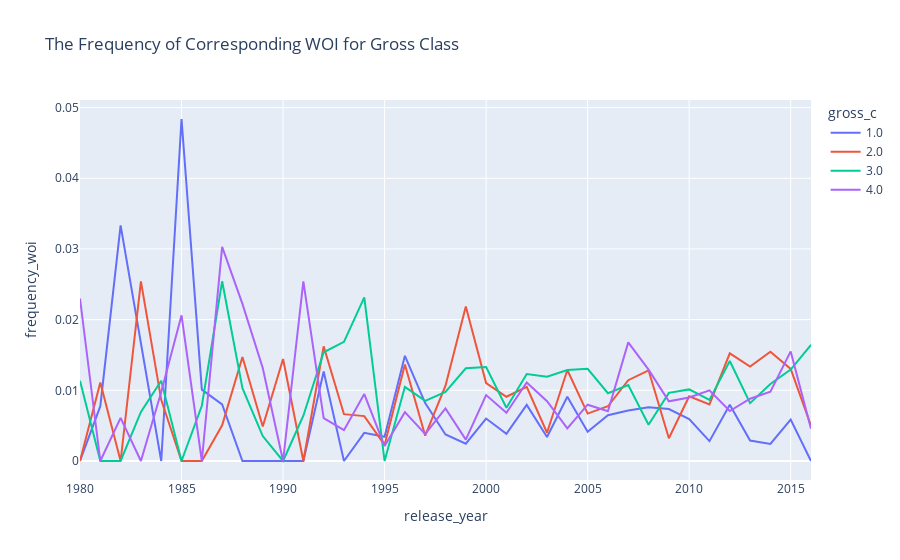

Notebook cell for this chart:
### Markdown cell above
### 3.3) Plot the results using plotly
Before 1980, due to economical and social environment at that time, there are only a few movies, let alone expecting more types of movies. Therefore, we laid our focus on data after 1980. From the plot, we can see that 2000 is a demarcation point, before which the frequencies of defined WOI are higher and more fluctuated. After 2000, the frequency of WOI decreases and stays at a relatively stable position. This difference can be explained by development of the whole movie industry, due to which movie subjects become more and more diversified.  

Also, the plot demonstrates our feature selection that we did not include this frequency of movie topic into our predictive modeling later since the values are very similar.  

*-**Note**: Plot below is a dynamic plot, if you cannot see it in this Jupyter Notebook, please feel free to use our HTML file.*

### Code cell
# frequency of woi over year for different gross class after 1980
grouped_1 = grouped[(grouped['release_year']>=1980)]
fig_1 = px.line(grouped_1, x="release_year", y="frequency_woi", color='gross_c',title='The Frequency of Corresponding WOI for Gross Class')
fig_1.show()

### Figure 1 — Plotly figure (JSON) as saved in the notebook; plotly's stock layout.template omitted (floating-point values rounded to 4 significant figures)
{"data": [{"hovertemplate": "gross_c=1.0<br>release_year=%{x}<br>frequency_woi=%{y}<extra></extra>", "legendgroup": "1.0", "line": {"color": "#636efa", "dash": "solid"}, "mode": "lines", "name": "1.0", "showlegend": true, "type": "scatter", "x": [1980, 1981, 1982, 1984, 1985, 1986, 1987, 1988, 1989, 1990, 1991, 1992, 1993, 1994, 1995, 1996, 1997, 1998, 1999, 2000, 2001, 2002, 2003, 2004, 2005, 2006, 2007, 2008, 2009, 2010, 2011, 2012, 2013, 2014, 2015, 2016], "xaxis": "x", "y": [0, 0.007752, 0.03333, 0, 0.04839, 0.0101, 0.008, 0, 0, 0, 0, 0.01266, 0, 0.003984, 0.003425, 0.01489, 0.008186, 0.003752, 0.002446, 0.006009, 0.003855, 0.007937, 0.003396, 0.009091, 0.004144, 0.006482, 0.007143, 0.007614, 0.007353, 0.005942, 0.002807, 0.007952, 0.002885, 0.002404, 0.005848, 0], "yaxis": "y"}, {"hovertemplate": "gross_c=2.0<br>release_year=%{x}<br>frequency_woi=%{y}<extra></extra>", "legendgroup": "2.0", "line": {"color": "#EF553B", "dash": "solid"}, "mode": "lines", "name": "2.0", "showlegend": true, "type": "scatter", "x": [1980, 1981, 1982, 1983, 1984, 1985, 1986, 1987, 1988, 1989, 1990, 1991, 1992, 1993, 1994, 1995, 1996, 1997, 1998, 1999, 2000, 2001, 2002, 2003, 2004, 2005, 2006, 2007, 2008, 2009, 2010, 2011, 2012, 2013, 2014, 2015, 2016], "xaxis": "x", "y": [0, 0.01111, 0, 0.02542, 0.008658, 0, 0, 0.005051, 0.01471, 0.004878, 0.01442, 0, 0.01622, 0.006623, 0.006349, 0.002278, 0.01364, 0.003578, 0.01066, 0.02185, 0.01103, 0.009091, 0.0105, 0.003995, 0.01288, 0.006706, 0.007743, 0.01143, 0.01283, 0.003223, 0.009164, 0.008009, 0.01523, 0.01335, 0.01546, 0.01303, 0.005], "yaxis": "y"}, {"hovertemplate": "gross_c=3.0<br>release_year=%{x}<br>frequency_woi=%{y}<extra></extra>", "legendgroup": "3.0", "line": {"color": "#00cc96", "dash": "solid"}, "mode": "lines", "name": "3.0", "showlegend": true, "type": "scatter", "x": [1980, 1981, 1982, 1983, 1984, 1985, 1986, 1987, 1988, 1989, 1990, 1991, 1992, 1993, 1994, 1995, 1996, 1997, 1998, 1999, 2000, 2001, 2002, 2003, 2004, 2005, 2006, 2007, 2008, 2009, 2010, 2011, 2012, 2013, 2014, 2015, 2016], "xaxis": "x", "y": [0.01136, 0, 0, 0.006944, 0.01136, 0, 0.007812, 0.02542, 0.01031, 0.003534, 0, 0.00641, 0.01538, 0.01685, 0.02315, 0, 0.01049, 0.008511, 0.009772, 0.01312, 0.01331, 0.007526, 0.01231, 0.01192, 0.01287, 0.01304, 0.009585, 0.01075, 0.005123, 0.009642, 0.01013, 0.008637, 0.01416, 0.008178, 0.01089, 0.01293, 0.01643], "yaxis": "y"}, {"hovertemplate": "gross_c=4.0<br>release_year=%{x}<br>frequency_woi=%{y}<extra></extra>", "legendgroup": "4.0", "line": {"color": "#ab63fa", "dash": "solid"}, "mode": "lines", "name": "4.0", "showlegend": true, "type": "scatter", "x": [1980, 1981, 1982, 1983, 1984, 1985, 1986, 1987, 1988, 1989, 1990, 1991, 1992, 1993, 1994, 1995, 1996, 1997, 1998, 1999, 2000, 2001, 2002, 2003, 2004, 2005, 2006, 2007, 2008, 2009, 2010, 2011, 2012, 2013, 2014, 2015, 2016], "xaxis": "x", "y": [0.02299, 0, 0.006098, 0, 0.009756, 0.02062, 0, 0.0303, 0.02222, 0.01316, 0, 0.02542, 0.006061, 0.004367, 0.009464, 0.002114, 0.006912, 0.003831, 0.007429, 0.003026, 0.009326, 0.006834, 0.0111, 0.008457, 0.004603, 0.007968, 0.007042, 0.01679, 0.01292, 0.008443, 0.008989, 0.009992, 0.007073, 0.008811, 0.009804, 0.0155, 0.004577], "yaxis": "y"}], "layout": {"legend": {"title": {"text": "gross_c"}, "tracegroupgap": 0}, "title": {"text": "The Frequency of Corresponding WOI for Gross Class"}, "xaxis": {"anchor": "y", "domain": [0, 1], "title": {"text": "release_year"}}, "yaxis": {"anchor": "x", "domain": [0, 1], "title": {"text": "frequency_woi"}}}}
